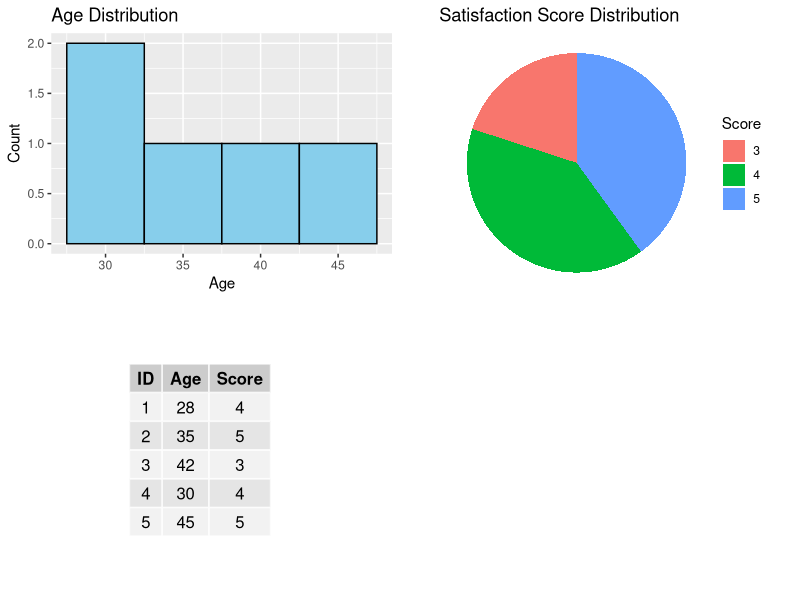

The R script that drew this image:
library(ggplot2)
library(gridExtra)

data <- data.frame(
  ID=1:5,
  Age=c(28,35,42,30,45),
  Score=c(4,5,3,4,5)
)

# 1. Histogram: Ages
hist_chart <- ggplot(data, aes(x=Age)) +
  geom_histogram(binwidth=5, fill="skyblue", color="black") +
  labs(title="Age Distribution", x="Age", y="Count")

# 2. Pie chart: Scores
score_data <- as.data.frame(table(data$Score))
colnames(score_data) <- c("Score","Count")
pie_chart <- ggplot(score_data, aes(x="", y=Count, fill=Score)) +
  geom_bar(stat="identity", width=1) +
  coord_polar("y") +
  labs(title="Satisfaction Score Distribution") +
  theme_void()

# 3. Table
table_plot <- tableGrob(data, rows=NULL)

grid.arrange(hist_chart, pie_chart, table_plot, ncol=2)
